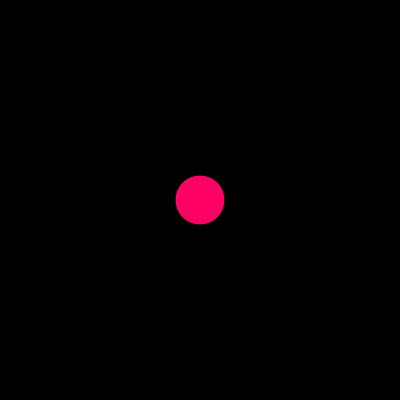
Frame 1 (no input)
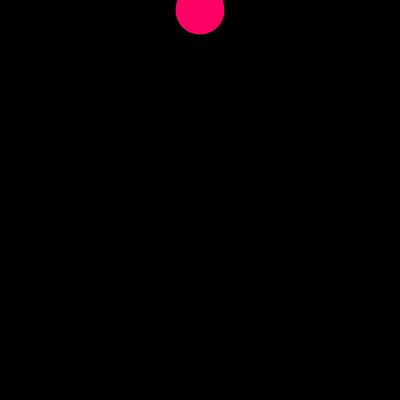
Frame 60 (no input)
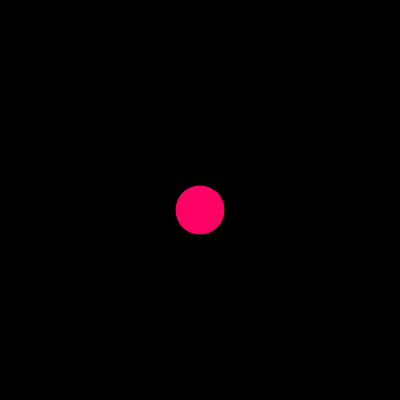
Frame 120 (the mouse pressed at the canvas centre since frame 60)

The p5.js sketch that drew these frames (run headless with seeded random() and noise() and a simulated clock; from frame 60 on, the mouse is pressed at the canvas centre):

// p5.js sketch
// ── sketch.js
x = 200;
y = 200;
vx = 10;
vy = 10;

function setup() {
  createCanvas(400, 400);
}

function draw() {
  background(0);
  fill(255,0,100);
  ellipse(x, y, 50, 50);
  y = y + vy;

  if(y >= height || y <= 0){
    vy = -vy;
  }
}
